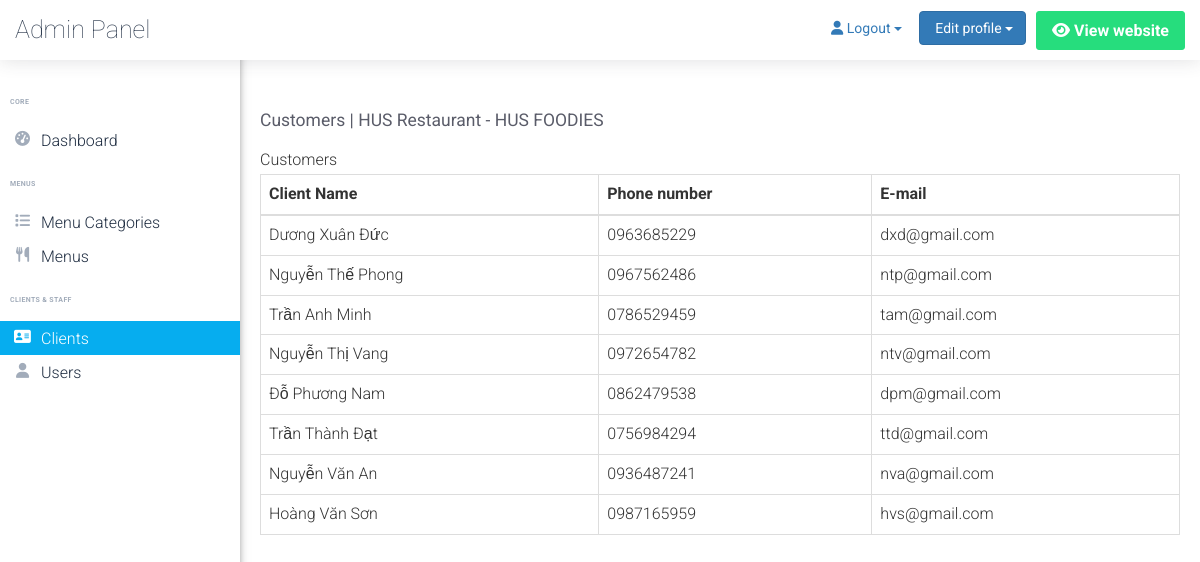
The app's page /admin/clients.php (signed in) with its own data.
### tables this page shows
CREATE TABLE `customers` (
  `cus_id` int(5) NOT NULL,
  `cus_name` varchar(50) NOT NULL,
  `cus_phone` varchar(50) NOT NULL,
  `cus_email` varchar(100) NOT NULL
);

### admin/clients.php (the view, shortened to what this page needs)
<?php
	$pageTitle = 'Customers';
	if(isset($_SESSION['username']) && isset($_SESSION['password']))
	{
		include '../common/connect.php';
  		include '../common/functions.php';
		include 'Includes/templates/header.php';
		include 'Includes/templates/navbar.php';
        ?>
        <?php
            $do = 'Manage';
            if($do == "Manage")
            {
                $query = $conn->query("SELECT * FROM customers");
                $clients = $query->fetch_all(MYSQLI_ASSOC);
            ?>
                <div class="card">
                    <div class="card-header">
                        <?php echo $pageTitle; ?>
                    </div>
                    <div class="card-body">
                        <table class="table table-bordered clients-table">
                            <thead>
                                <tr>
                                    <th scope="col">Client Name</th>
                                    <th scope="col">Phone number</th>
                                    <th scope="col">E-mail</th>
                                </tr>
                            </thead>
                            <tbody>
                                <?php
                                    foreach($clients as $client)
                                    {
                                        echo "<tr>";
                                            echo "<td>";
                                                echo $client['cus_name'];
                                            echo "</td>";
                                            echo "<td>";
                                                echo $client['cus_phone'];
                                            echo "</td>";
                                            echo "<td>";
                                                echo $client['cus_email'];
                                            echo "</td>";
                                        echo "</tr>";
                                    }
                                ?>
                            </tbody>
                        </table>
                    </div>
                </div>
            <?php
            }
        include 'Includes/templates/footer.php';
    }
    else
    {
        header('Location: index.php');
        exit();
    }
?>

### admin/self/main.css (style rules this page uses)
html { scroll-behavior: smooth; }
body { font-family: 'Roboto', sans-serif; font-size: 16px; line-height: 28px; font-weight: 300; }

### records on screen
customers: cus_name "Dương Xuân Đức", cus_phone "0963685229", cus_email "dxd@gmail.com"
customers: cus_name "Nguyễn Thế Phong", cus_phone "0967562486", cus_email "ntp@gmail.com"
customers: cus_name "Trần Anh Minh", cus_phone "0786529459", cus_email "tam@gmail.com"
customers: cus_name "Nguyễn Thị Vang", cus_phone "0972654782", cus_email "ntv@gmail.com"
customers: cus_name "Đỗ Phương Nam", cus_phone "0862479538", cus_email "dpm@gmail.com"
customers: cus_name "Trần Thành Đạt", cus_phone "0756984294", cus_email "ttd@gmail.com"
customers: cus_name "Nguyễn Văn An", cus_phone "0936487241", cus_email "nva@gmail.com"
customers: cus_name "Hoàng Văn Sơn", cus_phone "0987165959", cus_email "hvs@gmail.com"

### other values on screen
$pageTitle "Customers"
